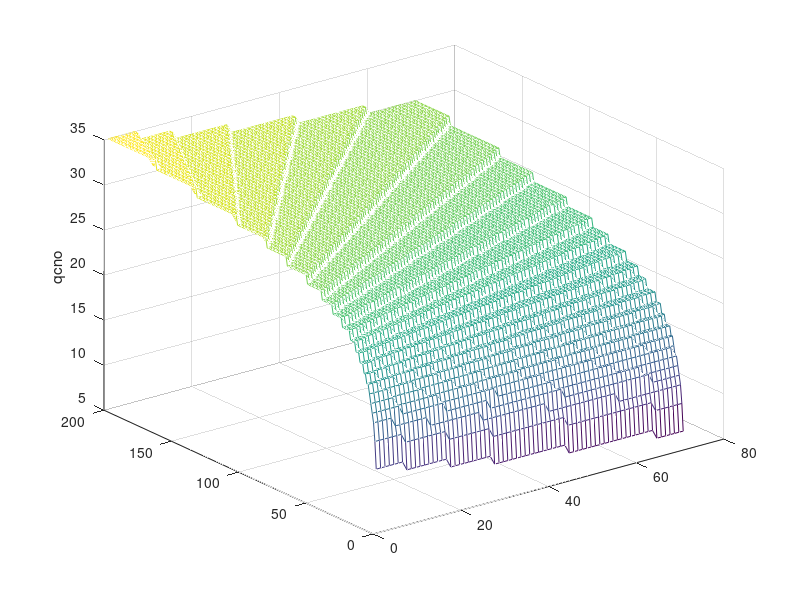
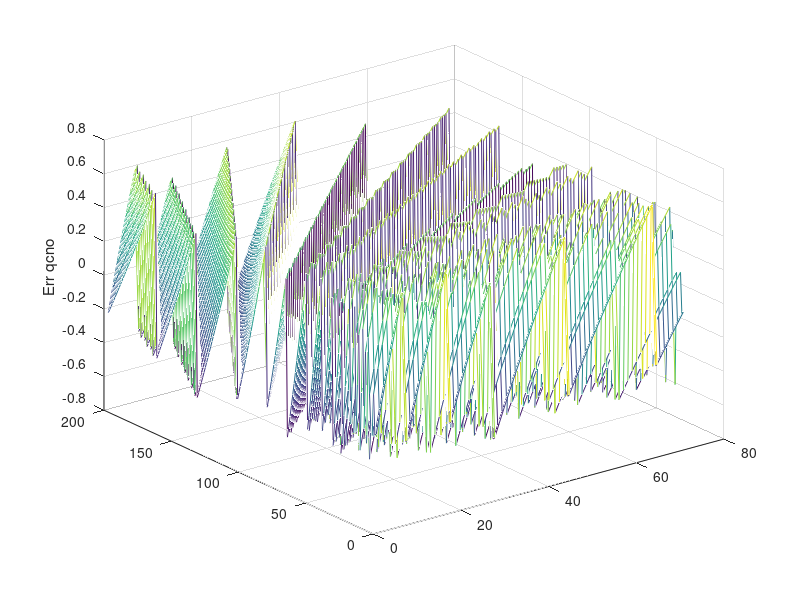

The MATLAB script that drew these images, in order:
function main()

clc
close all

S2 = 30:1:100;
A2 = 1:200;

Q = nan(length(A2), length(S2));
Err = nan(length(A2), length(S2));

for i = 1:length(A2)
    for j = 1:length(S2)
        Q(i, j) = qcno(A2(i), S2(j));
        Err(i, j) = Q(i, j) - 10*log10(A2(i) /S2(j) / 2 / 0.001);
    end
end

fprintf('Max Err = %f; p2p Err = %f; Std Err = %f \n', max(max(abs(Err))), max(max((Err))) - min(min((Err))), sqrt(mean(mean(Err.^2))));

figure(1)
mesh(Q)
zlabel('qcno');

figure(2)
mesh(Err)
zlabel('Err qcno');

end

function Q = qcno(A2, S2)

KA = fix(log2(A2)); % 31 - clz(A2)
KS = fix(log2(S2)); % 31 - clz(S2)

dA = 4;
dC = 6;

if ((6 + KA) < KS)
    Q = 7;
else
    A2 = fix(A2 * 2^(dA - KA + dC));
    S2 = fix(S2 * 2^(- KS + dC));

    sum_S = S2 * 2^(dA-1) + S2;
    quotient_fix = 2^(dA-1);
    
    while (sum_S <= A2)
        sum_S = sum_S + S2;
        quotient_fix = quotient_fix + 1;
    end
    
    log_arr = round(10*log10((2^(dA-1):2^(dA+1)) + 0.5));
    
    Q = 27 + log_arr(quotient_fix - 2^(dA-1) + 1) + 3*(KA-KS-dA);
%     Q = 27 + round(10*log10(fix(A2/S2)+0.5)) + 3*(KA-KS-dA);
end

end
